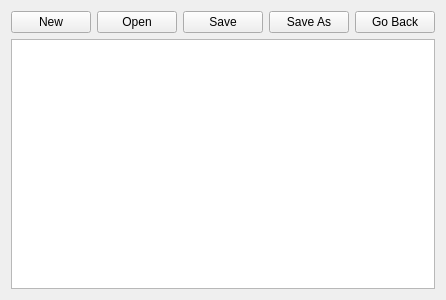
<?xml version="1.0" encoding="UTF-8"?>
<ui version="4.0">
 <class>Notepad</class>
 <widget class="QWidget" name="Notepad">
  <property name="geometry">
   <rect>
    <x>0</x>
    <y>0</y>
    <width>400</width>
    <height>300</height>
   </rect>
  </property>
  <property name="windowTitle">
   <string>Notepad</string>
  </property>
  <layout class="QGridLayout" name="gridLayout">
   <item row="0" column="0">
    <layout class="QHBoxLayout" name="horizontalLayout">
     <item>
      <widget class="QPushButton" name="newButton">
       <property name="text">
        <string>New</string>
       </property>
      </widget>
     </item>
     <item>
      <widget class="QPushButton" name="openButton">
       <property name="text">
        <string>Open</string>
       </property>
      </widget>
     </item>
     <item>
      <widget class="QPushButton" name="saveButton">
       <property name="text">
        <string>Save</string>
       </property>
      </widget>
     </item>
     <item>
      <widget class="QPushButton" name="saveAsButton">
       <property name="text">
        <string>Save As</string>
       </property>
      </widget>
     </item>
     <item>
      <widget class="QPushButton" name="goBackButton">
       <property name="text">
        <string>Go Back</string>
       </property>
      </widget>
     </item>
    </layout>
   </item>
   <item row="1" column="0">
    <widget class="QTextEdit" name="textEdit"/>
   </item>
  </layout>
 </widget>
 <resources/>
 <connections/>
</ui>
